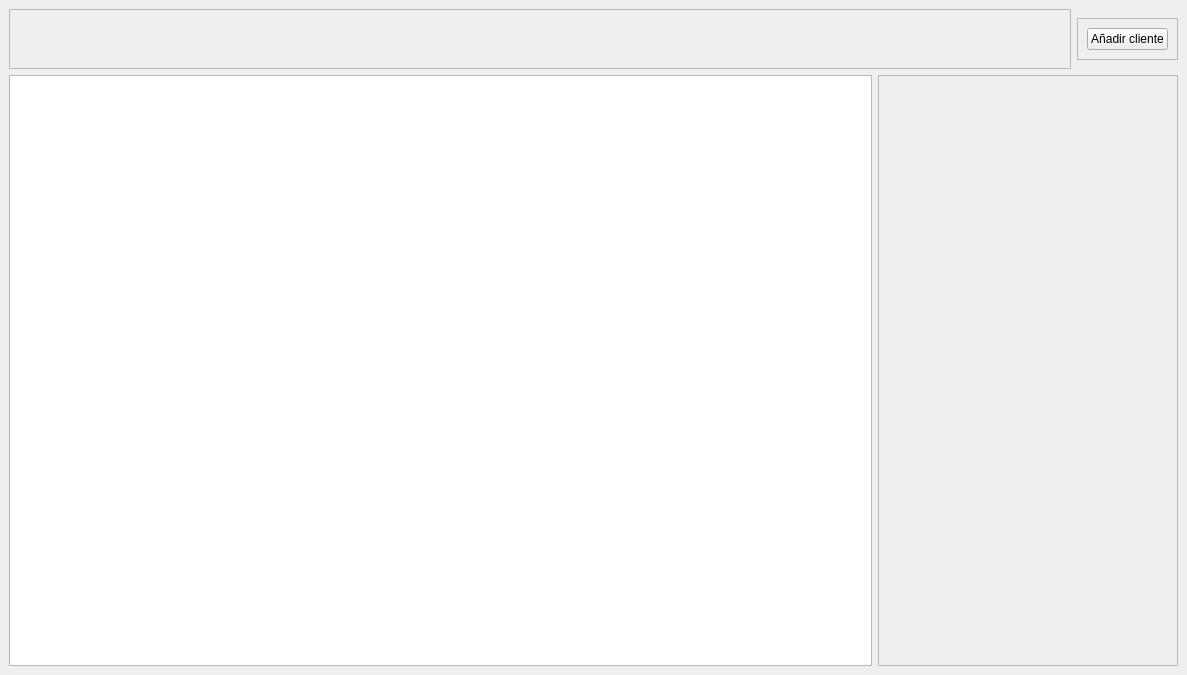
<?xml version="1.0" encoding="UTF-8"?>
<ui version="4.0">
 <class>application_pages</class>
 <widget class="QStackedWidget" name="application_pages">
  <property name="geometry">
   <rect>
    <x>0</x>
    <y>0</y>
    <width>1187</width>
    <height>675</height>
   </rect>
  </property>
  <property name="windowTitle">
   <string>StackedWidget</string>
  </property>
  <property name="currentIndex">
   <number>0</number>
  </property>
  <widget class="QWidget" name="page_crm">
   <layout class="QVBoxLayout" name="verticalLayout">
    <item>
     <layout class="QHBoxLayout" name="crm_layour_superior">
      <item>
       <widget class="QFrame" name="frame">
        <property name="minimumSize">
         <size>
          <width>0</width>
          <height>60</height>
         </size>
        </property>
        <property name="frameShape">
         <enum>QFrame::Shape::StyledPanel</enum>
        </property>
        <property name="frameShadow">
         <enum>QFrame::Shadow::Raised</enum>
        </property>
       </widget>
      </item>
      <item>
       <widget class="QFrame" name="frame_2">
        <property name="minimumSize">
         <size>
          <width>200</width>
          <height>0</height>
         </size>
        </property>
        <property name="maximumSize">
         <size>
          <width>300</width>
          <height>16777215</height>
         </size>
        </property>
        <property name="layoutDirection">
         <enum>Qt::LayoutDirection::LeftToRight</enum>
        </property>
        <property name="frameShape">
         <enum>QFrame::Shape::StyledPanel</enum>
        </property>
        <property name="frameShadow">
         <enum>QFrame::Shadow::Raised</enum>
        </property>
        <layout class="QHBoxLayout" name="horizontalLayout">
         <property name="sizeConstraint">
          <enum>QLayout::SizeConstraint::SetFixedSize</enum>
         </property>
         <item>
          <widget class="QPushButton" name="btn_anadirCliente">
           <property name="maximumSize">
            <size>
             <width>150</width>
             <height>16777215</height>
            </size>
           </property>
           <property name="layoutDirection">
            <enum>Qt::LayoutDirection::LeftToRight</enum>
           </property>
           <property name="text">
            <string>Añadir cliente</string>
           </property>
          </widget>
         </item>
        </layout>
       </widget>
      </item>
     </layout>
    </item>
    <item>
     <layout class="QHBoxLayout" name="crm_layout_inferior">
      <item>
       <widget class="QTableWidget" name="tableWidget">
        <property name="styleSheet">
         <string notr="true">QtableWidget{
border-radius:5px;
}</string>
        </property>
        <property name="sizeAdjustPolicy">
         <enum>QAbstractScrollArea::SizeAdjustPolicy::AdjustIgnored</enum>
        </property>
       </widget>
      </item>
      <item>
       <widget class="QFrame" name="datosCliente">
        <property name="minimumSize">
         <size>
          <width>300</width>
          <height>0</height>
         </size>
        </property>
        <property name="frameShape">
         <enum>QFrame::Shape::StyledPanel</enum>
        </property>
        <property name="frameShadow">
         <enum>QFrame::Shadow::Raised</enum>
        </property>
       </widget>
      </item>
     </layout>
    </item>
   </layout>
  </widget>
  <widget class="QWidget" name="page_contabilidad">
   <layout class="QVBoxLayout" name="verticalLayout_2">
    <item>
     <widget class="QLabel" name="label_2">
      <property name="text">
       <string>Contabilidad</string>
      </property>
      <property name="alignment">
       <set>Qt::AlignmentFlag::AlignCenter</set>
      </property>
     </widget>
    </item>
   </layout>
  </widget>
  <widget class="QWidget" name="page_compras">
   <layout class="QVBoxLayout" name="verticalLayout_3">
    <item>
     <widget class="QLabel" name="label_3">
      <property name="text">
       <string>Compras</string>
      </property>
      <property name="alignment">
       <set>Qt::AlignmentFlag::AlignCenter</set>
      </property>
     </widget>
    </item>
   </layout>
  </widget>
  <widget class="QWidget" name="page_empleados">
   <layout class="QVBoxLayout" name="verticalLayout_4">
    <item>
     <widget class="QLabel" name="label">
      <property name="text">
       <string>Empleados</string>
      </property>
      <property name="alignment">
       <set>Qt::AlignmentFlag::AlignCenter</set>
      </property>
     </widget>
    </item>
   </layout>
  </widget>
  <widget class="QWidget" name="page_inventario">
   <layout class="QVBoxLayout" name="verticalLayout_6">
    <item>
     <widget class="QLabel" name="label_5">
      <property name="text">
       <string>Inventario</string>
      </property>
      <property name="alignment">
       <set>Qt::AlignmentFlag::AlignCenter</set>
      </property>
     </widget>
    </item>
   </layout>
  </widget>
  <widget class="QWidget" name="page_mantenimiento">
   <layout class="QVBoxLayout" name="verticalLayout_7">
    <item>
     <widget class="QLabel" name="label_6">
      <property name="text">
       <string>Mantenimiento</string>
      </property>
      <property name="alignment">
       <set>Qt::AlignmentFlag::AlignCenter</set>
      </property>
     </widget>
    </item>
   </layout>
  </widget>
  <widget class="QWidget" name="page_proyectos">
   <layout class="QVBoxLayout" name="verticalLayout_8">
    <item>
     <widget class="QLabel" name="label_7">
      <property name="text">
       <string>Proyectos</string>
      </property>
      <property name="alignment">
       <set>Qt::AlignmentFlag::AlignCenter</set>
      </property>
     </widget>
    </item>
   </layout>
  </widget>
  <widget class="QWidget" name="page_tpv">
   <layout class="QVBoxLayout" name="verticalLayout_9">
    <item>
     <widget class="QLabel" name="label_8">
      <property name="text">
       <string>TPV</string>
      </property>
      <property name="alignment">
       <set>Qt::AlignmentFlag::AlignCenter</set>
      </property>
     </widget>
    </item>
   </layout>
  </widget>
  <widget class="QWidget" name="page_ventas">
   <layout class="QVBoxLayout" name="verticalLayout_10">
    <item>
     <widget class="QLabel" name="label_9">
      <property name="frameShadow">
       <enum>QFrame::Shadow::Plain</enum>
      </property>
      <property name="text">
       <string>Ventas</string>
      </property>
      <property name="alignment">
       <set>Qt::AlignmentFlag::AlignCenter</set>
      </property>
     </widget>
    </item>
   </layout>
  </widget>
  <widget class="QWidget" name="page_ajustes">
   <layout class="QVBoxLayout" name="verticalLayout_11">
    <item>
     <widget class="QLabel" name="label_10">
      <property name="text">
       <string>Ajustes</string>
      </property>
      <property name="alignment">
       <set>Qt::AlignmentFlag::AlignCenter</set>
      </property>
     </widget>
    </item>
   </layout>
  </widget>
  <widget class="QWidget" name="page_fabricacion">
   <layout class="QVBoxLayout" name="verticalLayout_5">
    <item>
     <widget class="QLabel" name="label_4">
      <property name="text">
       <string>Fabricación</string>
      </property>
      <property name="alignment">
       <set>Qt::AlignmentFlag::AlignCenter</set>
      </property>
     </widget>
    </item>
   </layout>
  </widget>
 </widget>
 <resources/>
 <connections/>
</ui>
